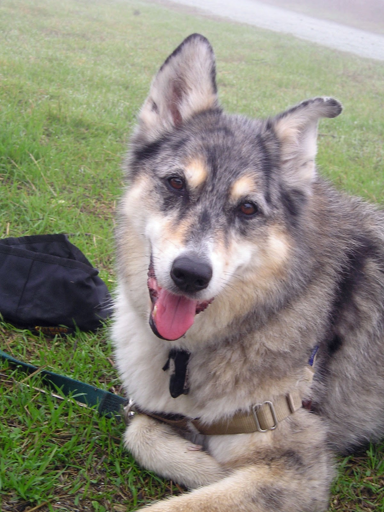
%> input picture matlab/Image/02_ori.png, 384 x 512 px
$ octave test_enhance.m   (GNU Octave 9; MATLAB toolbox functions it lacks are replaced by stand-ins)
%> lines starting %> are read from the running program, lines starting %| are printed output that depends on the picture; in (x1, y1, x2, y2) boxes, pixels count from 0 and x2, y2 are one past the last pixel; in counts of white or black regions, pixels touching at a corner belong together; the program's own positions count from 1
### matlab/mean_filter.m
%%=========================================================================
% - Student     : Tran Viet Thang
% - University  : The University of Da Nang
% - Purpose     : Testing the result of verilog using 3*3 kernel
%==========================================================================
function filtered_image = mean_filter(ori_image) ;
% mean filter is used for filtering digital image with symtric padding
% ori_image   : original image
% kernel_size : size of kernel
% filtered_image : average image
image_r = uint16(ori_image(:,:,1)) ; % red channel
image_g = uint16(ori_image(:,:,2)) ; % green channel
image_b = uint16(ori_image(:,:,3)) ; % blue channel
% rgb to gray scale
gray_image = floor(double((image_r.*77+image_g.*150+image_b.*29))./256) ;
gray_image = uint16(gray_image) ;
[H,W] = size(gray_image)        ;
% padding step
tmp_image = zeros(H+2,W+2); % expanding
tmp_image(2:H+1,2:W+1) = gray_image         ;
tmp_image(1,2:W+1)     = gray_image(2,:)    ; % up padding
tmp_image(H+2,2:W+1)   = gray_image(H-1,:)  ; % down padding
tmp_image(2:H+1,1)     = gray_image(:,2)    ; % left padding
tmp_image(2:H+1,W+2)   = gray_image(:,W-1)  ; % right padding
tmp_image(1,1)         = gray_image(2,2)    ; % left up corner padding
tmp_image(1,W+2)       = gray_image(2,W-1)  ; % right up corner padding
tmp_image(H+2,1)       = gray_image(H-1,2)  ; % left down corner padding
tmp_image(H+2,W+2)     = gray_image(H-1,W-1); % right down corner pading
% create 3*3 kernel
kernel = (28*ones(3,3,'double')) ; % 28/256 = 1/9 <=> (sum of kernel)/9 when convert to 8 bit image
% filtering step
fil_tmp_image = floor(imfilter(double(tmp_image),kernel)./(256));
% extracting the filtered image.
filtered_image = fil_tmp_image(2:H+1,2:W+1) ;
filtered_image = uint8(filtered_image) ;
end

### matlab/test_enhance.m
%%=========================================================================
% - Student     : Tran Viet Thang
% - University  : The University of Da Nang
% - Purpose     : compare result between verilog and matlab
%                 Input image must be an integer RGB [0,255]
%==========================================================================
clc ;
close all;
clear all ;
% read an original image
original_image = imread('Image\02_ori.png') ;
%> original_image is the input picture: size 512x384x3 uint8; mean R, G, B 138.3, 136.4, 122.5
infor_image    = imfinfo('Image\02_ori.png') ;
H = infor_image.Height ;
W = infor_image.Width;
%rgb to gray scale
gray_image = ones(H,W,'uint8') ; % gray image
image_r  =  uint16(original_image(:,:,1)) ; % red channel
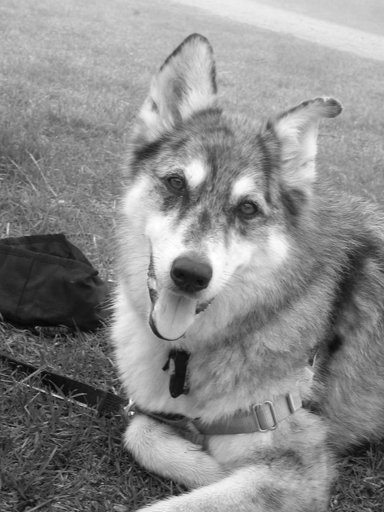
%> image_r: size 512x384 uint16; min 5, max 255, mean 138.3
image_g  =  uint16(original_image(:,:,2)) ; % green channel
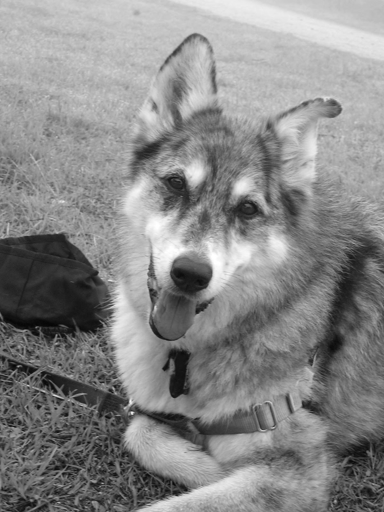
%> image_g: size 512x384 uint16; min 5, max 255, mean 136.4
image_b  =  uint16(original_image(:,:,3)) ; % blue channel
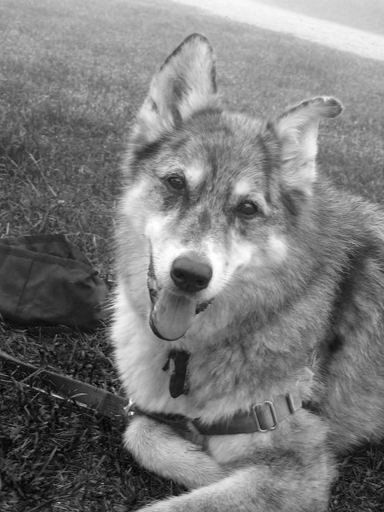
%> image_b: size 512x384 uint16; min 0, max 255, mean 122.5
gray_image = floor(double((image_r.*77+image_g.*150+image_b.*29))./256) ; % rbg scale to gray scale function
gray_image = uint8(gray_image) ;
%> gray_image: size 512x384 uint8
% filtering the image using 3*3 average filter
filter_image = mean_filter(original_image) ;
%> in mean_filter, `tmp_image(2:H+1,W+2)   = gray_image(:,W-1)  ;`:
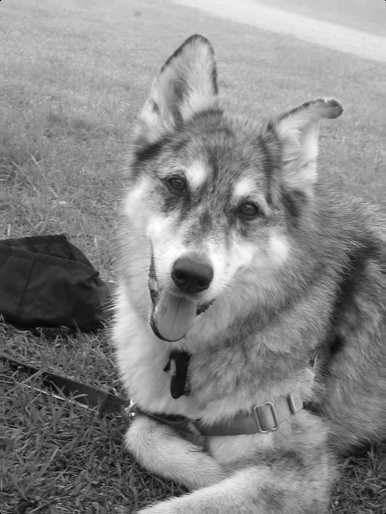
%> tmp_image: size 514x386 double; min 0, max 255, mean 134.9
%> in mean_filter, `tmp_image(1,1)         = gray_image(2,2)    ;`: tmp_image: size 514x386 double; under 0.01% of pixels changed, all inside (x1, y1, x2, y2) = (0, 0, 1, 1)
%> in mean_filter, `tmp_image(1,W+2)       = gray_image(2,W-1)  ;`: tmp_image: size 514x386 double; min 0, max 255, mean 134.9; mean of the top-left, top-right, bottom-left and bottom-right quarters 156.6, 166.4, 94.2, 122.7
%> in mean_filter, `tmp_image(H+2,W+2)     = gray_image(H-1,W-1);`: tmp_image: size 514x386 double; min 6, max 255, mean 134.9
% ehancing image
w_para = int32(5) ;
edge = int32(gray_image) - int32(filter_image);   % extracting edge points
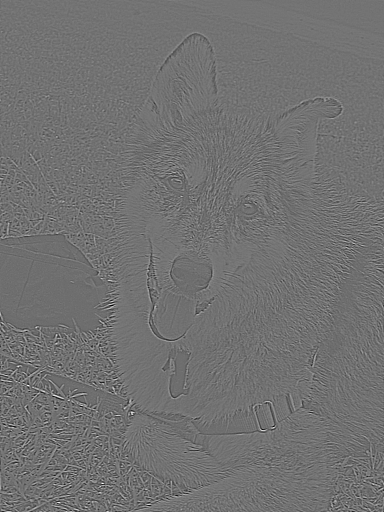
%> edge: size 512x384 int32; min -59, max 79, mean 2.6; drawn with min black and max white
en_image = (int32(filter_image) + w_para*edge) ;  % enhanced image
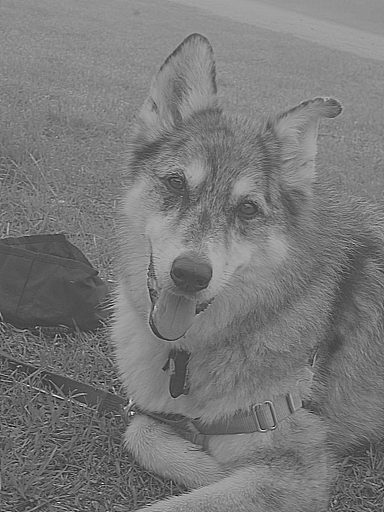
%> en_image: size 512x384 int32; min -178, max 501, mean 145.3; drawn with min black and max white
en_image = uint8(en_image) ;
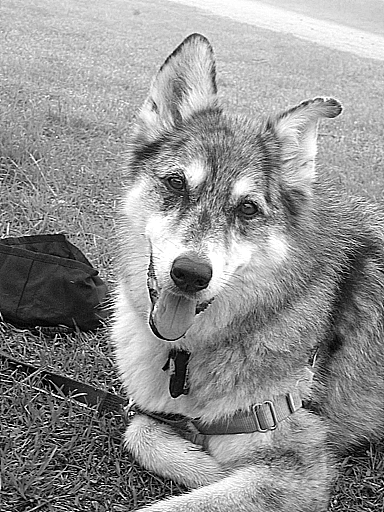
%> en_image: size 512x384 uint8; min 0, max 255, mean 145.6
% read data from verilog result
%> (the run ends here)
